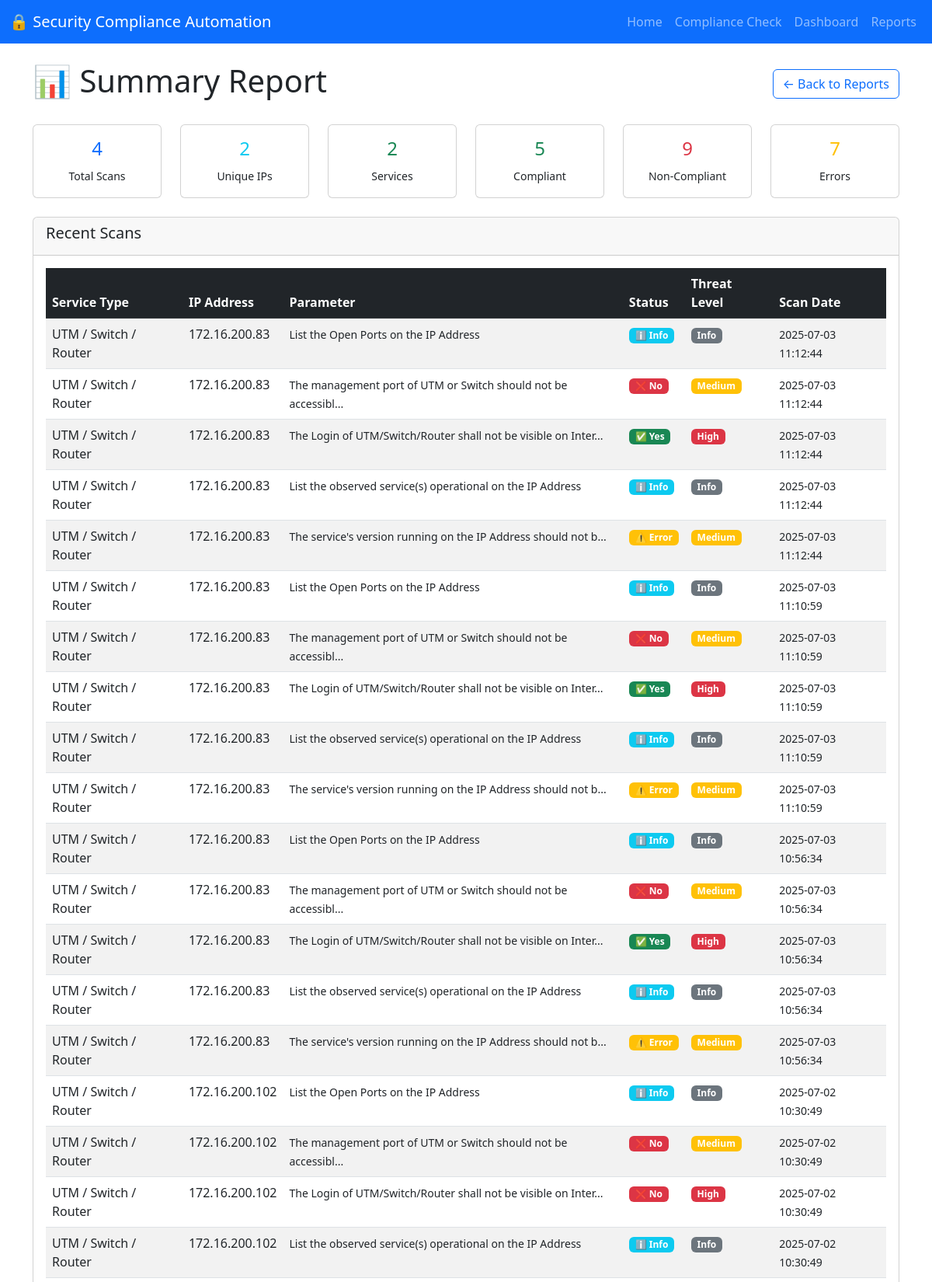
Page /reports/quick/summary (upper part) on the committed database.
### tables this page shows
CREATE TABLE compliance_results
                     (id INTEGER PRIMARY KEY AUTOINCREMENT,
                      scan_date TIMESTAMP,
                      service_type TEXT,
                      ip_address TEXT,
                      domain TEXT,
                      sr_no INTEGER,
                      parameter TEXT,
                      compliance_status TEXT,
                      threat_level TEXT,
                      remarks TEXT,
                      command_used TEXT,
                      hostname TEXT,
                      target_type TEXT, scan_session_uid TEXT);

### app.py (the view, shortened to what this page needs)
@app.route('/reports/quick/<report_type>')
def quick_report(report_type):
    try:
        conn = sqlite3.connect('compliance_results.db')
        if report_type == 'summary':
            summary_query = """
                SELECT
                    COUNT(DISTINCT ip_address || service_type || DATE(scan_date)) as total_scans,
                    COUNT(DISTINCT ip_address) as unique_ips,
                    COUNT(DISTINCT service_type) as services_count,
                    SUM(CASE WHEN compliance_status = 'Yes' THEN 1 ELSE 0 END) as compliant_count,
                    SUM(CASE WHEN compliance_status = 'No' THEN 1 ELSE 0 END) as non_compliant_count,
                    SUM(CASE WHEN compliance_status = 'Error' THEN 1 ELSE 0 END) as error_count
                FROM compliance_results
            """
            summary = conn.execute(summary_query).fetchone()
            recent_query = "SELECT * FROM compliance_results ORDER BY scan_date DESC LIMIT 50"
            recent_data = pd.read_sql_query(recent_query, conn)
            conn.close()
            return render_template('quick_summary.html',
                                 summary=summary,
                                 recent_data=recent_data.to_dict('records'))
        else:
            flash('Invalid report type.', 'error')
            return redirect(url_for('reports'))
    except Exception as e:
        flash(f'Error generating quick report: {str(e)}', 'error')
        return redirect(url_for('reports'))

### templates/quick_summary.html (shortened to what this page needs)
<!DOCTYPE html>
<html lang="en">
<head>
    <link href="https://cdn.jsdelivr.net/npm/bootstrap@5.3.0/dist/css/bootstrap.min.css" rel="stylesheet">
</head>
<body>
<nav class="navbar navbar-expand-lg navbar-dark bg-primary">
  <div class="container-fluid">
    <a class="navbar-brand" href="/">🔒 Security Compliance Automation</a>
    <div class="collapse navbar-collapse" id="navbarNav">
      <ul class="navbar-nav ms-auto">
        <li class="nav-item">
          <a class="nav-link" href="/">Home</a>
        </li>
        <li class="nav-item">
          <a class="nav-link" href="/compliance">Compliance Check</a>
        </li>
        <li class="nav-item">
          <a class="nav-link" href="/dashboard">Dashboard</a>
        </li>
        <li class="nav-item">
          <a class="nav-link" href="/reports">Reports</a>
        </li>
      </ul>
    </div>
  </div>
</nav>
<div class="container mt-4">
    <div class="d-flex justify-content-between align-items-center mb-4">
        <h1>📊 Summary Report</h1>
        <a href="/reports" class="btn btn-outline-primary">← Back to Reports</a>
    </div>
    <div class="row mb-4">
        <div class="col-md-2">
            <div class="card text-center">
                <div class="card-body">
                    <h4 class="text-primary">{{ summary[0] }}</h4>
                    <small>Total Scans</small>
                </div>
            </div>
        </div>
        <div class="col-md-2">
            <div class="card text-center">
                <div class="card-body">
                    <h4 class="text-info">{{ summary[1] }}</h4>
                    <small>Unique IPs</small>
                </div>
            </div>
        </div>
        <div class="col-md-2">
            <div class="card text-center">
                <div class="card-body">
                    <h4 class="text-success">{{ summary[2] }}</h4>
                    <small>Services</small>
                </div>
            </div>
        </div>
        <div class="col-md-2">
            <div class="card text-center">
                <div class="card-body">
                    <h4 class="text-success">{{ summary[3] }}</h4>
                    <small>Compliant</small>
                </div>
            </div>
        </div>
        <div class="col-md-2">
            <div class="card text-center">
                <div class="card-body">
                    <h4 class="text-danger">{{ summary[4] }}</h4>
                    <small>Non-Compliant</small>
                </div>
            </div>
        </div>
        <div class="col-md-2">
            <div class="card text-center">
                <div class="card-body">
                    <h4 class="text-warning">{{ summary[5] }}</h4>
                    <small>Errors</small>
                </div>
            </div>
        </div>
    </div>
    <div class="card">
        <div class="card-header">
            <h5>Recent Scans</h5>
        </div>
        <div class="card-body">
            {% if recent_data %}
            <div class="table-responsive">
                <table class="table table-striped table-hover">
                    <thead class="table-dark">
                        <tr>
                            <th>Service Type</th>
                            <th>IP Address</th>
                            <th>Parameter</th>
                            <th>Status</th>
                            <th>Threat Level</th>
                            <th>Scan Date</th>
                        </tr>
                    </thead>
                    <tbody>
                        {% for item in recent_data %}
                        <tr>
                            <td>{{ item.service_type }}</td>
                            <td>{{ item.ip_address }}</td>
                            <td>
                                <small>{{ item.parameter[:60] }}{% if item.parameter|length > 60 %}...{% endif %}</small>
                            </td>
                            <td>
                                {% if item.compliance_status == 'Yes' %}
                                <span class="badge bg-success">✅ Yes</span>
                                {% elif item.compliance_status == 'No' %}
                                <span class="badge bg-danger">❌ No</span>
                                {% elif item.compliance_status == 'Error' %}
                                <span class="badge bg-warning">⚠️ Error</span>
                                {% elif item.compliance_status == 'N/A' %}
                                <span class="badge bg-secondary">➖ N/A</span>
                                {% elif item.compliance_status == '-' %}
                                <span class="badge bg-info">ℹ️ Info</span>
                                {% else %}
                                <span class="badge bg-secondary">{{ item.compliance_status }}</span>
                                {% endif %}
                            </td>
                            <td>
                                <span class="badge bg-{{ 'danger' if item.threat_level == 'High' else 'warning' if item.threat_level == 'Medium' else 'info' if item.threat_level == 'Low' else 'secondary' }}">
                                    {{ item.threat_level }}
                                </span>
                            </td>
                            <td>
                                <small>{{ item.scan_date }}</small>
                            </td>
                        </tr>
                        {% endfor %}
                    </tbody>
                </table>
            </div>
            {% else %}
            <p class="text-muted">No recent data available.</p>
            {% endif %}
        </div>
    </div>
</div>
</body>
</html>

### rows in the picture
compliance_results: service_type "UTM / Switch / Router", ip_address "172.16.200.83", parameter "List the Open Ports on the IP Address", compliance_status "ℹ️ Info", threat_level "Info", scan_date "2025-07-03 11:12:44"
compliance_results: service_type "UTM / Switch / Router", ip_address "172.16.200.83", parameter "The management port of UTM or Switch should not be accessibl", compliance_status "❌ No", threat_level "Medium", scan_date "2025-07-03 11:12:44"
compliance_results: service_type "UTM / Switch / Router", ip_address "172.16.200.83", parameter "The Login of UTM/Switch/Router shall not be visible on Inter", compliance_status "✅ Yes", threat_level "High", scan_date "2025-07-03 11:12:44"
compliance_results: service_type "UTM / Switch / Router", ip_address "172.16.200.83", parameter "List the observed service(s) operational on the IP Address", compliance_status "ℹ️ Info", threat_level "Info", scan_date "2025-07-03 11:12:44"
compliance_results: service_type "UTM / Switch / Router", ip_address "172.16.200.83", parameter "The service's version running on the IP Address should not b", compliance_status "⚠️ Error", threat_level "Medium", scan_date "2025-07-03 11:12:44"
compliance_results: service_type "UTM / Switch / Router", ip_address "172.16.200.83", parameter "List the Open Ports on the IP Address", compliance_status "ℹ️ Info", threat_level "Info", scan_date "2025-07-03 11:10:59"
compliance_results: service_type "UTM / Switch / Router", ip_address "172.16.200.83", parameter "The management port of UTM or Switch should not be accessibl", compliance_status "❌ No", threat_level "Medium", scan_date "2025-07-03 11:10:59"
compliance_results: service_type "UTM / Switch / Router", ip_address "172.16.200.83", parameter "The Login of UTM/Switch/Router shall not be visible on Inter", compliance_status "✅ Yes", threat_level "High", scan_date "2025-07-03 11:10:59"
compliance_results: service_type "UTM / Switch / Router", ip_address "172.16.200.83", parameter "List the observed service(s) operational on the IP Address", compliance_status "ℹ️ Info", threat_level "Info", scan_date "2025-07-03 11:10:59"
compliance_results: service_type "UTM / Switch / Router", ip_address "172.16.200.83", parameter "The service's version running on the IP Address should not b", compliance_status "⚠️ Error", threat_level "Medium", scan_date "2025-07-03 11:10:59"
compliance_results: service_type "UTM / Switch / Router", ip_address "172.16.200.83", parameter "List the Open Ports on the IP Address", compliance_status "ℹ️ Info", threat_level "Info", scan_date "2025-07-03 10:56:34"
compliance_results: service_type "UTM / Switch / Router", ip_address "172.16.200.83", parameter "The management port of UTM or Switch should not be accessibl", compliance_status "❌ No", threat_level "Medium", scan_date "2025-07-03 10:56:34"
compliance_results: service_type "UTM / Switch / Router", ip_address "172.16.200.83", parameter "The Login of UTM/Switch/Router shall not be visible on Inter", compliance_status "✅ Yes", threat_level "High", scan_date "2025-07-03 10:56:34"
compliance_results: service_type "UTM / Switch / Router", ip_address "172.16.200.83", parameter "List the observed service(s) operational on the IP Address", compliance_status "ℹ️ Info", threat_level "Info", scan_date "2025-07-03 10:56:34"
compliance_results: service_type "UTM / Switch / Router", ip_address "172.16.200.83", parameter "The service's version running on the IP Address should not b", compliance_status "⚠️ Error", threat_level "Medium", scan_date "2025-07-03 10:56:34"
compliance_results: service_type "UTM / Switch / Router", ip_address "172.16.200.102", parameter "List the Open Ports on the IP Address", compliance_status "ℹ️ Info", threat_level "Info", scan_date "2025-07-02 10:30:49"
compliance_results: service_type "UTM / Switch / Router", ip_address "172.16.200.102", parameter "The management port of UTM or Switch should not be accessibl", compliance_status "❌ No", threat_level "Medium", scan_date "2025-07-02 10:30:49"
compliance_results: service_type "UTM / Switch / Router", ip_address "172.16.200.102", parameter "The Login of UTM/Switch/Router shall not be visible on Inter", compliance_status "❌ No", threat_level "High", scan_date "2025-07-02 10:30:49"
compliance_results: service_type "UTM / Switch / Router", ip_address "172.16.200.102", parameter "List the observed service(s) operational on the IP Address", compliance_status "ℹ️ Info", threat_level "Info", scan_date "2025-07-02 10:30:49"

### other values in the picture
{{ summary[0] }} "4"
{{ summary[1] }} "2"
{{ summary[2] }} "2"
{{ summary[3] }} "5"
{{ summary[4] }} "9"
{{ summary[5] }} "7"
